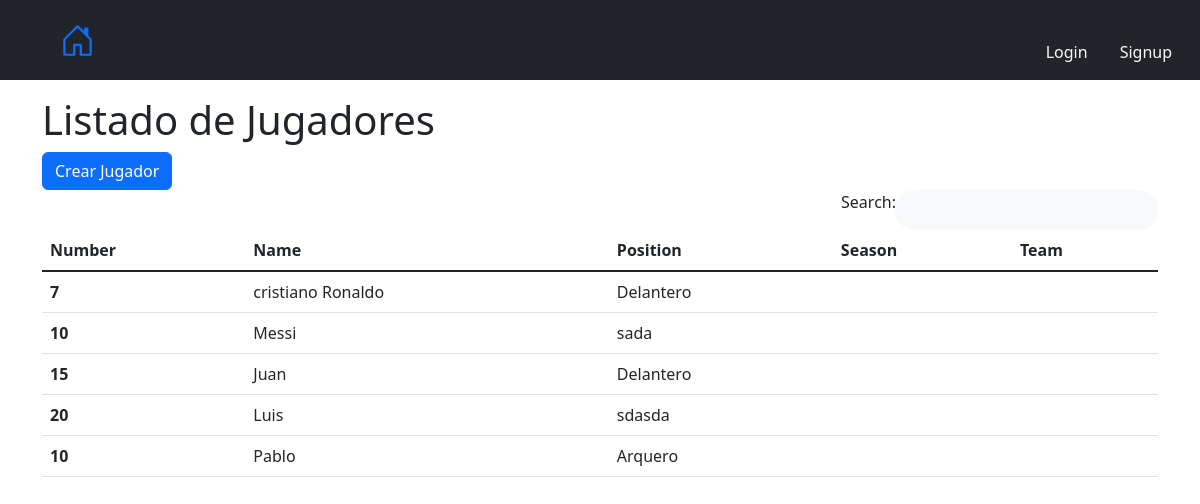
Before: /players with the older database file.
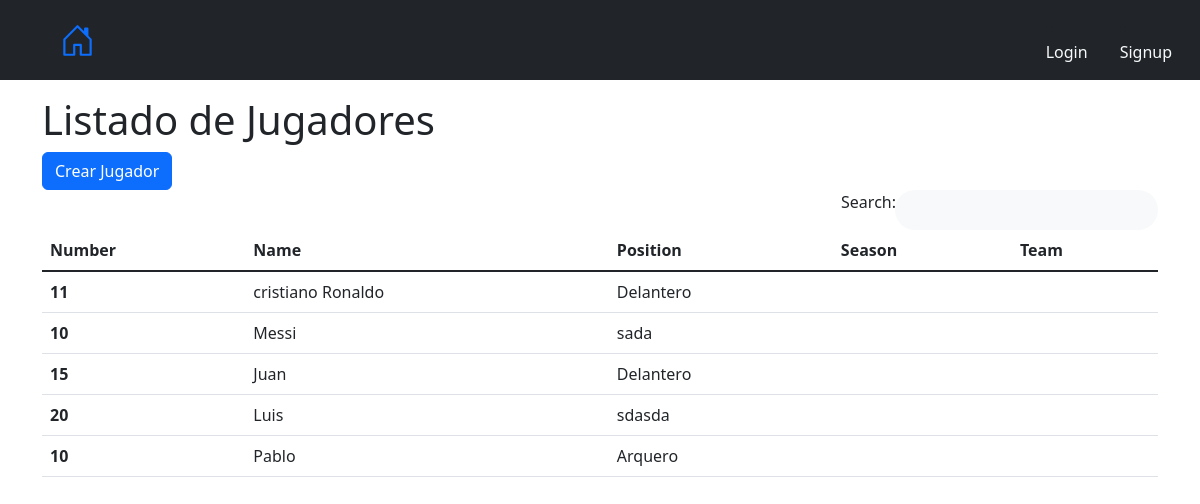
After: the same page with the newer database file.
### myapp/models.py (models this page shows, shortened)
class Player(models.Model):
    name = models.CharField(max_length=50)
    number_player = models.IntegerField()
    position = models.CharField(max_length=50)

### myapp/views.py (the view)
# urls.py: path('players', views.player_list, name='players'),
def player_list(request):
    players = Player.objects.all()
    return render(request, 'players.html', {'players': players})

### myapp/templates/players.html (shortened to what this page needs)
{% extends 'base.html' %}
{% block content %}
    {% load static %}
    <head>
    </head>
    <main>
        <h1>Listado de Jugadores</h1>
        <form action="">
            <a class="btn btn-primary" href="{% url 'new_player' %}">Crear Jugador</a>
        </form>
        <div class="d-flex justify-content-end">
            <form class="d-none d-sm-inline-block form-inline mr-2 mr-md-3 my-2 my-md-0 mw-100">
                <div class="input-group">
                    <label class="sr-only" for="search">Search:</label>
                    <input type="text" class="form-control bg-light border-0 rounded-pill py-2 px-3" name="search"
                           id="search-table" aria-label="Search" aria-describedby="basic-addon2"
                           onkeyup="searchTable()">
                </div>
            </form>
        </div>
        <table class="table table-hover" id="player_table">
            <thead>
            <tr>
                <th scope="col">Number</th>
                <th scope="col">Name</th>
                <th scope="col">Position</th>
                <th scope="col">Season</th>
                <th scope="col" colspan="2">Team</th>
            </tr>
            </thead>
            <tbody class="table-group-divider">
            {% for player in players %}
                <tr style="cursor: pointer" onclick="window.location='{% url 'player_detail' player.id %}'">
                    <th scope="row">{{ player.number_player }}</th>
                    <td>{{ player.name }}</td>
                    <td>{{ player.position }}</td>
                    <td>
                    </td>
                    <td colspan="2">
                    </td>
                </tr>
            {% endfor %}
            </tbody>
        </table>
    </main>
{% endblock %}

Changed rows visible on the page:
changed Player "cristiano Ronaldo": number_player "7" → "11"
